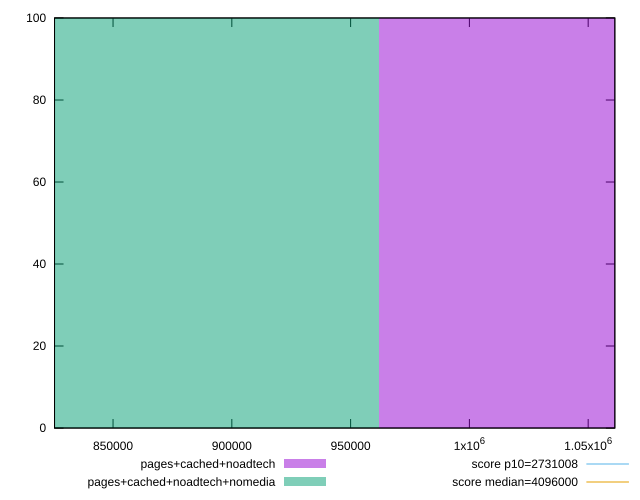

This chart was generated by the following gnuplot code:
reset

$pagesCachedNoadtech <<EOF
1099350.563717848 100
EOF

$pagesCachedNoadtechNomedia <<EOF
824512.922788386 100
EOF

set key outside below
set boxwidth 274837.640929462
set xrange [825369:1061219]
set yrange [0:100]
set trange [0:100]
set style fill transparent solid 0.5 noborder

set parametric
set terminal svg size 640, 500 enhanced background rgb 'white'
set output "report_00019_2021-02-10T18-14-37.922Z//total-byte-weight/comparison/histogram/2_vs_3.svg"

plot $pagesCachedNoadtech title "pages+cached+noadtech" with boxes, \
     $pagesCachedNoadtechNomedia title "pages+cached+noadtech+nomedia" with boxes, \
     2731008,t title "score p10=2731008", \
     4096000,t title "score median=4096000"

reset
